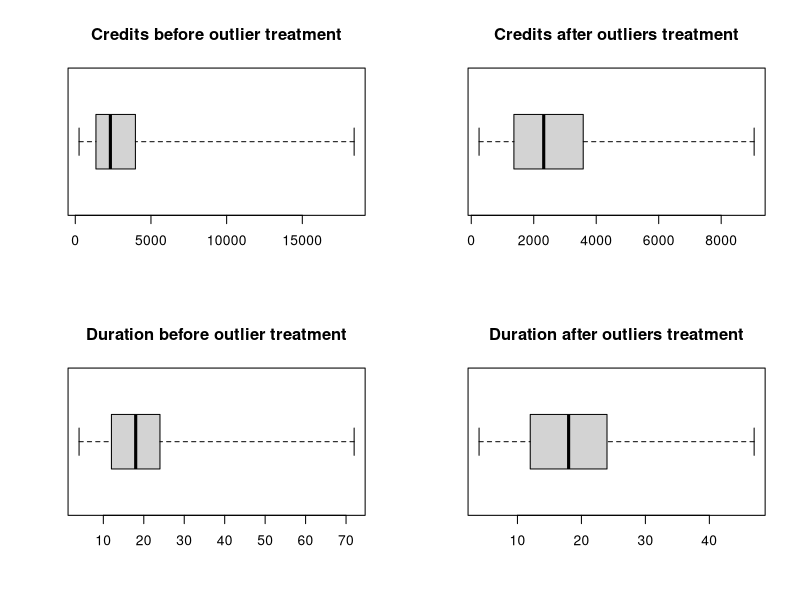

Write the R code that produced this figure.
library(mice)
library(VIM)
library(lattice)
library(ggplot2)

# chdir
setwd("C:\\Users\\PredatorPy\\Desktop\\Office\\INT492\\SamplesDataForLecture021")

# load data
myData <- read.table("german_data.csv", header = TRUE, sep = ",")
# prepare data
iData = myData[c(2,5)]

# find mean
myMean <- apply(iData[,1:2], 2, mean)
# find IQR
dataIqr<-apply(iData[,c(1,2)],2,IQR)
print(myMean)

s = dataIqr/(2 * 0.6745)

newData = iData
for(i in 1:ncol(iData)){
  #aaa<-(iData[i]) > myMean[i]
  isOut <- abs(iData[i]-myMean[i]) > 3*s[i]
  newData[isOut, i]<-myMean[i]
  #newData[isOut, i]<-NA
}
newMean <- apply(newData[,1:2], 2, mean)
print(newMean)

# define plot columns
par(mfrow=c(2,2))
# before
boxplot(iData[,2], main="Credits before outlier treatment", range=0, horizontal=TRUE)
#after
boxplot(newData[,2], main="Credits after outliers treatment", range=0, horizontal=TRUE)

# before
boxplot(iData[,1], main="Duration before outlier treatment", range=0, horizontal=TRUE)
#after
boxplot(newData[,1], main="Duration after outliers treatment", range=0, horizontal=TRUE)



#count <- table(newData[,2])
#barplot(count, main="Bar plot CreA", xlab="amount", horiz=TRUE)
#barplot(table(iData[,2]), main="Bar plot CreA", xlab="amount", horiz=TRUE)
